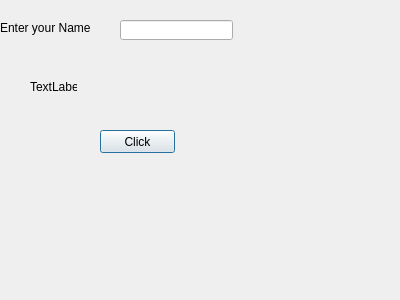
<?xml version="1.0" encoding="UTF-8"?>
<ui version="4.0">
 <class>Dialog</class>
 <widget class="QDialog" name="Dialog">
  <property name="geometry">
   <rect>
    <x>0</x>
    <y>0</y>
    <width>400</width>
    <height>300</height>
   </rect>
  </property>
  <property name="windowTitle">
   <string>Dialog</string>
  </property>
  <widget class="QLabel" name="labelResponse">
   <property name="geometry">
    <rect>
     <x>0</x>
     <y>20</y>
     <width>131</width>
     <height>16</height>
    </rect>
   </property>
   <property name="text">
    <string>Enter your Name</string>
   </property>
  </widget>
  <widget class="QLabel" name="label">
   <property name="geometry">
    <rect>
     <x>30</x>
     <y>80</y>
     <width>47</width>
     <height>13</height>
    </rect>
   </property>
   <property name="text">
    <string>TextLabel</string>
   </property>
  </widget>
  <widget class="QLineEdit" name="lineEditName">
   <property name="geometry">
    <rect>
     <x>120</x>
     <y>20</y>
     <width>113</width>
     <height>20</height>
    </rect>
   </property>
  </widget>
  <widget class="QPushButton" name="ButtonClickMe">
   <property name="geometry">
    <rect>
     <x>100</x>
     <y>130</y>
     <width>75</width>
     <height>23</height>
    </rect>
   </property>
   <property name="text">
    <string>Click</string>
   </property>
  </widget>
 </widget>
 <resources/>
 <connections/>
</ui>
